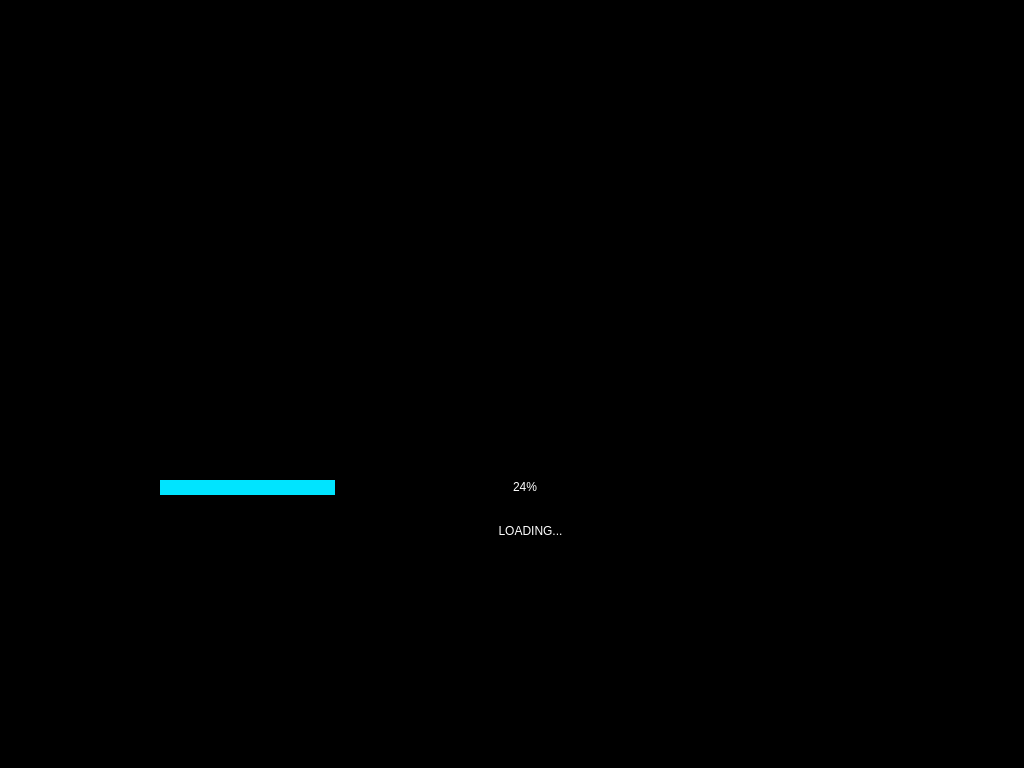
<?xml version="1.0" encoding="UTF-8"?>
<ui version="4.0">
 <class>MainWindow</class>
 <widget class="QMainWindow" name="MainWindow">
  <property name="geometry">
   <rect>
    <x>0</x>
    <y>0</y>
    <width>1024</width>
    <height>768</height>
   </rect>
  </property>
  <property name="windowTitle">
   <string>MainWindow</string>
  </property>
  <property name="styleSheet">
   <string notr="true">background-color: rgb(0, 0, 0);</string>
  </property>
  <widget class="QWidget" name="centralwidget">
   <property name="enabled">
    <bool>true</bool>
   </property>
   <widget class="QStackedWidget" name="stackedWidget">
    <property name="geometry">
     <rect>
      <x>0</x>
      <y>0</y>
      <width>1024</width>
      <height>768</height>
     </rect>
    </property>
    <property name="styleSheet">
     <string notr="true"/>
    </property>
    <widget class="QWidget" name="page_1">
     <widget class="QLabel" name="label">
      <property name="geometry">
       <rect>
        <x>80</x>
        <y>190</y>
        <width>881</width>
        <height>231</height>
       </rect>
      </property>
      <property name="styleSheet">
       <string notr="true">image: url(:/newPrefix/korail.png);</string>
      </property>
      <property name="text">
       <string/>
      </property>
      <property name="alignment">
       <set>Qt::AlignCenter</set>
      </property>
     </widget>
     <widget class="QProgressBar" name="progressBar">
      <property name="enabled">
       <bool>true</bool>
      </property>
      <property name="geometry">
       <rect>
        <x>160</x>
        <y>480</y>
        <width>731</width>
        <height>15</height>
       </rect>
      </property>
      <property name="styleSheet">
       <string notr="true">QProgressBar{
	background-color: rgb(0, 0, 0);
	color: rgb(255, 255, 255);
	font: 12pt &quot;Consolas&quot;;
	border-radius: 30px;
	text-align: center;
}
QProgressBar::chunk{
	border-radius: 10px;
	
	background-color: qlineargradient(spread:pad, x1:0, y1:0, x2:1, y2:1, stop:1 rgba(0, 228, 255, 255));
}</string>
      </property>
      <property name="value">
       <number>24</number>
      </property>
     </widget>
     <widget class="QLabel" name="label_loading">
      <property name="enabled">
       <bool>true</bool>
      </property>
      <property name="geometry">
       <rect>
        <x>280</x>
        <y>510</y>
        <width>501</width>
        <height>41</height>
       </rect>
      </property>
      <property name="styleSheet">
       <string notr="true">color: rgb(255, 255, 255);
font: 14pt &quot;Consolas&quot;;</string>
      </property>
      <property name="text">
       <string>LOADING...</string>
      </property>
      <property name="alignment">
       <set>Qt::AlignCenter</set>
      </property>
     </widget>
    </widget>
    <widget class="QWidget" name="page_3">
     <property name="styleSheet">
      <string notr="true"/>
     </property>
     <widget class="AnalogGaugeWidget" name="widget_1" native="true">
      <property name="enabled">
       <bool>true</bool>
      </property>
      <property name="geometry">
       <rect>
        <x>40</x>
        <y>10</y>
        <width>280</width>
        <height>240</height>
       </rect>
      </property>
      <property name="sizePolicy">
       <sizepolicy hsizetype="Fixed" vsizetype="Fixed">
        <horstretch>0</horstretch>
        <verstretch>0</verstretch>
       </sizepolicy>
      </property>
      <property name="maximumSize">
       <size>
        <width>1042</width>
        <height>16777215</height>
       </size>
      </property>
      <property name="styleSheet">
       <string notr="true">background-color: rgb(0, 0, 0);</string>
      </property>
     </widget>
     <widget class="AnalogGaugeWidget" name="widget_2" native="true">
      <property name="enabled">
       <bool>true</bool>
      </property>
      <property name="geometry">
       <rect>
        <x>360</x>
        <y>10</y>
        <width>310</width>
        <height>270</height>
       </rect>
      </property>
      <property name="sizePolicy">
       <sizepolicy hsizetype="Fixed" vsizetype="Fixed">
        <horstretch>0</horstretch>
        <verstretch>0</verstretch>
       </sizepolicy>
      </property>
      <property name="maximumSize">
       <size>
        <width>1042</width>
        <height>16777215</height>
       </size>
      </property>
      <property name="styleSheet">
       <string notr="true">background-color: rgb(0, 0, 0);</string>
      </property>
     </widget>
     <widget class="AnalogGaugeWidget" name="widget_7" native="true">
      <property name="enabled">
       <bool>true</bool>
      </property>
      <property name="geometry">
       <rect>
        <x>360</x>
        <y>590</y>
        <width>310</width>
        <height>160</height>
       </rect>
      </property>
      <property name="sizePolicy">
       <sizepolicy hsizetype="Fixed" vsizetype="Fixed">
        <horstretch>0</horstretch>
        <verstretch>0</verstretch>
       </sizepolicy>
      </property>
      <property name="maximumSize">
       <size>
        <width>1042</width>
        <height>16777215</height>
       </size>
      </property>
      <property name="styleSheet">
       <string notr="true">background-color: rgb(0, 0, 0);</string>
      </property>
     </widget>
     <widget class="AnalogGaugeWidget" name="widget_5" native="true">
      <property name="enabled">
       <bool>true</bool>
      </property>
      <property name="geometry">
       <rect>
        <x>360</x>
        <y>290</y>
        <width>310</width>
        <height>290</height>
       </rect>
      </property>
      <property name="sizePolicy">
       <sizepolicy hsizetype="Fixed" vsizetype="Fixed">
        <horstretch>0</horstretch>
        <verstretch>0</verstretch>
       </sizepolicy>
      </property>
      <property name="maximumSize">
       <size>
        <width>1042</width>
        <height>16777215</height>
       </size>
      </property>
      <property name="styleSheet">
       <string notr="true">background-color: rgb(0, 0, 0);</string>
      </property>
     </widget>
     <widget class="AnalogGaugeWidget" name="widget_6" native="true">
      <property name="enabled">
       <bool>true</bool>
      </property>
      <property name="geometry">
       <rect>
        <x>690</x>
        <y>260</y>
        <width>250</width>
        <height>250</height>
       </rect>
      </property>
      <property name="sizePolicy">
       <sizepolicy hsizetype="Fixed" vsizetype="Fixed">
        <horstretch>0</horstretch>
        <verstretch>0</verstretch>
       </sizepolicy>
      </property>
      <property name="maximumSize">
       <size>
        <width>1042</width>
        <height>16777215</height>
       </size>
      </property>
      <property name="styleSheet">
       <string notr="true">background-color: rgb(0, 0, 0);</string>
      </property>
     </widget>
     <widget class="AnalogLinearGaugeWidget" name="widget_11" native="true">
      <property name="geometry">
       <rect>
        <x>700</x>
        <y>610</y>
        <width>320</width>
        <height>60</height>
       </rect>
      </property>
      <property name="sizePolicy">
       <sizepolicy hsizetype="Fixed" vsizetype="Fixed">
        <horstretch>0</horstretch>
        <verstretch>0</verstretch>
       </sizepolicy>
      </property>
      <property name="styleSheet">
       <string notr="true">background-color: rgb(0, 0, 0);</string>
      </property>
     </widget>
     <widget class="AnalogLinearGaugeWidget" name="widget_8" native="true">
      <property name="geometry">
       <rect>
        <x>10</x>
        <y>520</y>
        <width>320</width>
        <height>60</height>
       </rect>
      </property>
      <property name="sizePolicy">
       <sizepolicy hsizetype="Fixed" vsizetype="Fixed">
        <horstretch>0</horstretch>
        <verstretch>0</verstretch>
       </sizepolicy>
      </property>
      <property name="styleSheet">
       <string notr="true">background-color: rgb(0, 0, 0);</string>
      </property>
     </widget>
     <widget class="AnalogLinearGaugeWidget" name="widget_9" native="true">
      <property name="geometry">
       <rect>
        <x>10</x>
        <y>610</y>
        <width>320</width>
        <height>60</height>
       </rect>
      </property>
      <property name="sizePolicy">
       <sizepolicy hsizetype="Fixed" vsizetype="Fixed">
        <horstretch>0</horstretch>
        <verstretch>0</verstretch>
       </sizepolicy>
      </property>
      <property name="styleSheet">
       <string notr="true">background-color: rgb(0, 0, 0);</string>
      </property>
     </widget>
     <widget class="AnalogLinearGaugeWidget" name="widget_10" native="true">
      <property name="geometry">
       <rect>
        <x>700</x>
        <y>520</y>
        <width>320</width>
        <height>60</height>
       </rect>
      </property>
      <property name="sizePolicy">
       <sizepolicy hsizetype="Fixed" vsizetype="Fixed">
        <horstretch>0</horstretch>
        <verstretch>0</verstretch>
       </sizepolicy>
      </property>
      <property name="styleSheet">
       <string notr="true">background-color: rgb(0, 0, 0);</string>
      </property>
     </widget>
     <widget class="AnalogGaugeWidget" name="widget_3" native="true">
      <property name="enabled">
       <bool>true</bool>
      </property>
      <property name="geometry">
       <rect>
        <x>710</x>
        <y>10</y>
        <width>280</width>
        <height>240</height>
       </rect>
      </property>
      <property name="sizePolicy">
       <sizepolicy hsizetype="Fixed" vsizetype="Fixed">
        <horstretch>0</horstretch>
        <verstretch>0</verstretch>
       </sizepolicy>
      </property>
      <property name="maximumSize">
       <size>
        <width>1042</width>
        <height>16777215</height>
       </size>
      </property>
      <property name="styleSheet">
       <string notr="true">background-color: rgb(0, 0, 0);</string>
      </property>
     </widget>
     <widget class="AnalogGaugeWidget" name="widget_4" native="true">
      <property name="enabled">
       <bool>true</bool>
      </property>
      <property name="geometry">
       <rect>
        <x>90</x>
        <y>260</y>
        <width>250</width>
        <height>250</height>
       </rect>
      </property>
      <property name="sizePolicy">
       <sizepolicy hsizetype="Fixed" vsizetype="Fixed">
        <horstretch>0</horstretch>
        <verstretch>0</verstretch>
       </sizepolicy>
      </property>
      <property name="maximumSize">
       <size>
        <width>1042</width>
        <height>16777215</height>
       </size>
      </property>
      <property name="styleSheet">
       <string notr="true">background-color: rgb(0, 0, 0);</string>
      </property>
     </widget>
    </widget>
    <widget class="QWidget" name="page_4">
     <widget class="Chart" name="widget_chart" native="true">
      <property name="geometry">
       <rect>
        <x>0</x>
        <y>70</y>
        <width>1040</width>
        <height>651</height>
       </rect>
      </property>
      <property name="styleSheet">
       <string notr="true"/>
      </property>
     </widget>
     <widget class="QToolButton" name="toolButton">
      <property name="geometry">
       <rect>
        <x>10</x>
        <y>60</y>
        <width>80</width>
        <height>41</height>
       </rect>
      </property>
      <property name="styleSheet">
       <string notr="true">color: rgb(0, 0, 0);
background-color: rgb(255, 255, 255);
border-radius: 20px</string>
      </property>
      <property name="text">
       <string/>
      </property>
      <property name="autoRaise">
       <bool>false</bool>
      </property>
      <property name="arrowType">
       <enum>Qt::LeftArrow</enum>
      </property>
     </widget>
     <widget class="QLabel" name="label_date">
      <property name="geometry">
       <rect>
        <x>810</x>
        <y>30</y>
        <width>221</width>
        <height>31</height>
       </rect>
      </property>
      <property name="styleSheet">
       <string notr="true">color: white;
font: 24pt HDharmony B;</string>
      </property>
      <property name="text">
       <string/>
      </property>
      <property name="alignment">
       <set>Qt::AlignCenter</set>
      </property>
     </widget>
    </widget>
   </widget>
  </widget>
 </widget>
 <customwidgets>
  <customwidget>
   <class>AnalogGaugeWidget</class>
   <extends>QWidget</extends>
   <header location="global">Widgets.AnalogGaugeWidget.h</header>
   <container>1</container>
  </customwidget>
  <customwidget>
   <class>AnalogLinearGaugeWidget</class>
   <extends>QWidget</extends>
   <header location="global">Widgets.AnalogLinearGaugeWidget.h</header>
   <container>1</container>
  </customwidget>
  <customwidget>
   <class>Chart</class>
   <extends>QWidget</extends>
   <header location="global">Widgets.Chart.h</header>
   <container>1</container>
  </customwidget>
 </customwidgets>
 <resources>
  <include location="../Images/korail.qrc"/>
 </resources>
 <connections/>
</ui>
